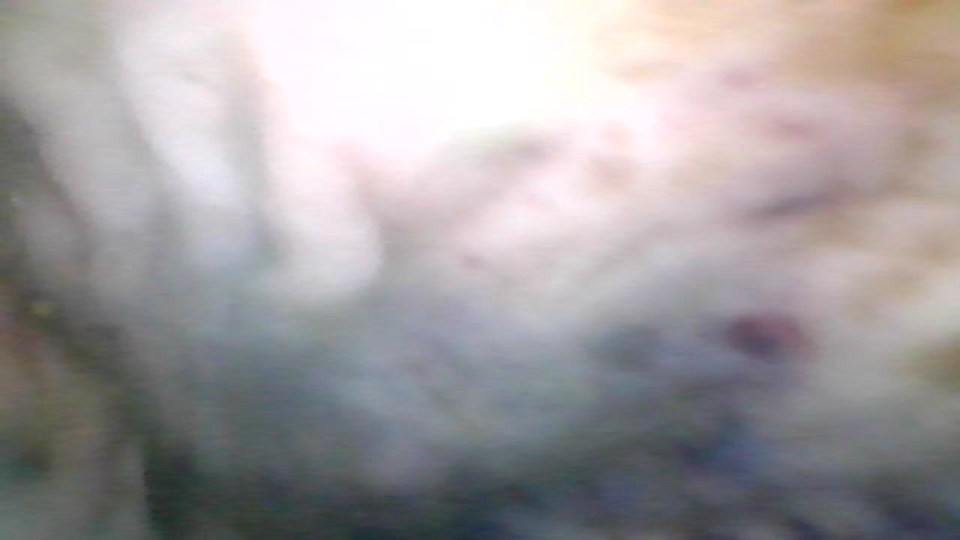
#> input picture no/2020_02_04_10_30_25.png, 1920 x 1080 px, given as the content of the folder yes, which was not available (shown at 1/2 size)
$ python main.py
#> lines starting #> are read from the running program, lines starting #| are printed output that depends on the picture; long printed decimals are rounded; pictures that were not available may be replaced by others from this repository, and a replacement may not be noted
from math import sqrt
from PIL import Image
import os
from contextlib import redirect_stdout
import tensorflow as tf
from random import choice
eps = 15
min_col = 50
max_col = 650
borders = range(min_col, max_col)


def test(arr, total, mode):
    p = 100.00
    ans = {}
    for e in arr:
        curr = e[0] / total * 100
        if mode == "RGBA":
            col = (e[1][0], e[1][1], e[1][2])
        else:
            col = e[1]
        ans[col] = str(round(curr, 3)) + " %"
        p -= curr

    if p >= 0.001:
        ans["other"] = str(p) + " %"

    for e in ans.items():
        print(e)


def diff(arr):
    ans = []
    n = len(arr)
    for i in range(n - 1):
        for j in range(i + 1, n):
            f, s = arr[i][1], arr[j][1]
            ans.append(sqrt(pow(f[0] - s[0], 2) + pow(f[1] - s[1], 2) + pow(f[2] - s[2], 2)))
    return ans


def distance(img):
    img = img.convert('P', palette=Image.ADAPTIVE, colors=eps).convert("RGB")
    colors = Image.Image.getcolors(img)
    # [12 lines of commented-out code are left out]

    return sorted(diff(colors))


folds = ['yes', 'no']
for d in folds:
    num = 0
    path_arr = []
    for path in os.listdir(d):
        full_path = os.path.join(d, path)
        if os.path.isfile(full_path):
            path_arr.append(full_path)
            num += 1

    most = []
    # [9 lines of commented-out code are left out]

    file = []
    max_min = -9999999999.0
    max_max = -9999999999.0
    max_avg = -9999999999.0
    cnt1, cnt2 = 0, 0

    for path in path_arr:
        img = Image.open(path, 'r')
#> img is the input picture: PIL image 1920x1080 RGB; mean R, G, B 162.3, 158, 159.8
        orig = distance(img)
#> in distance, `img = img.convert('P', palette=Image.ADAPTIVE, colors=eps).convert("RG..`:
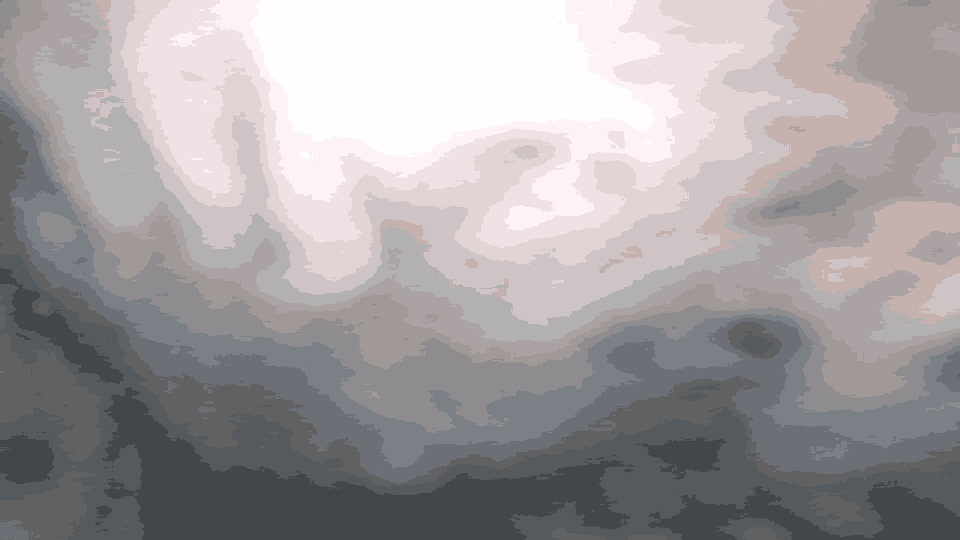
#> img: PIL image 1920x1080 RGB (shown at 1/2 size); mean R, G, B 162.7, 158.6, 160.4
#> in distance, `colors = Image.Image.getcolors(img)`: colors = 15 items
#> in diff, `n = len(arr)`: n = 15
#> after the loop in diff, `for i in range(n - 1):`: ans = 105 values, max 317.6 at index 77, min 14.56 at index 84, mean 120.5
#> orig = 105 values from 14.56 to 317.6
        most = []
        file.append(path)
        file.append('')
        # for s in range(120, 180, 5):
        r, g, b = img.split()
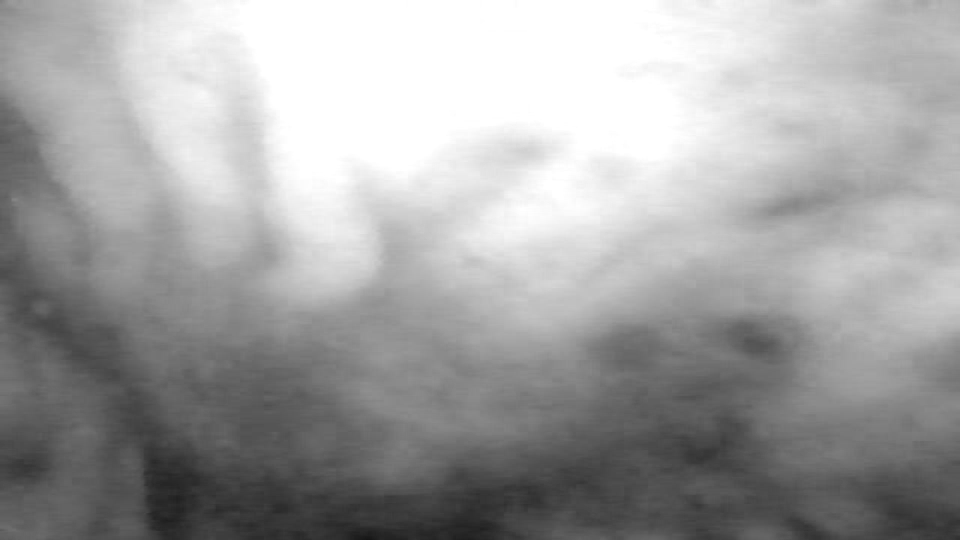
#> r: PIL image 1920x1080 L (shown at 1/2 size); min 20, max 255, mean 162.3
        j = 1.45
        r = r.point(lambda i: i * j)
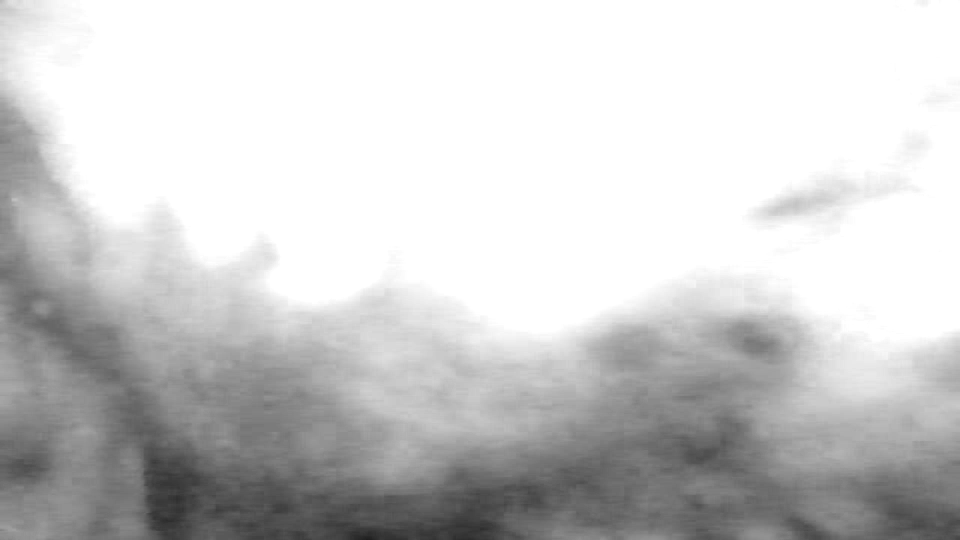
#> r: PIL image 1920x1080 L (shown at 1/2 size); min 29, max 255, mean 204.7
        g = g.point(lambda i: i * j)
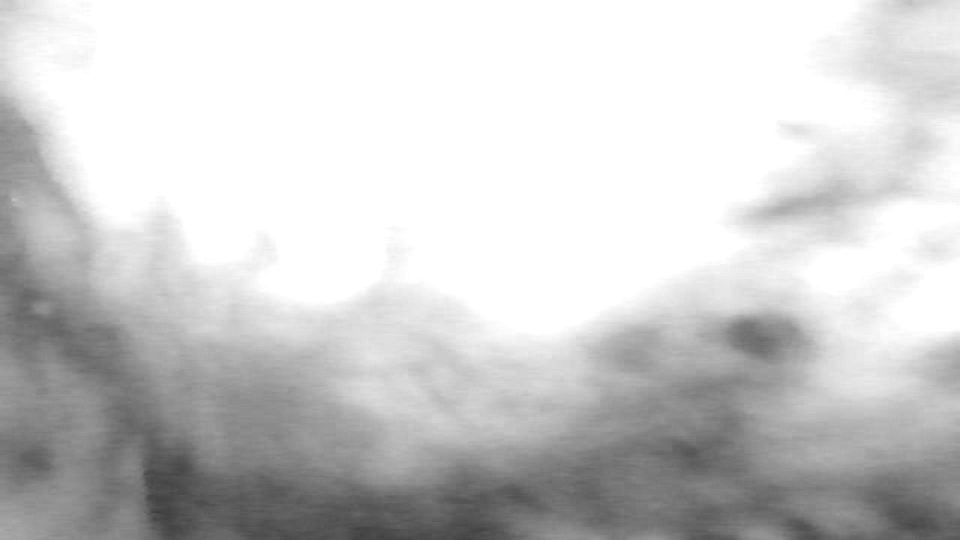
#> g: PIL image 1920x1080 L (shown at 1/2 size); min 61, max 255, mean 205.3
        b = b.point(lambda i: i * j)
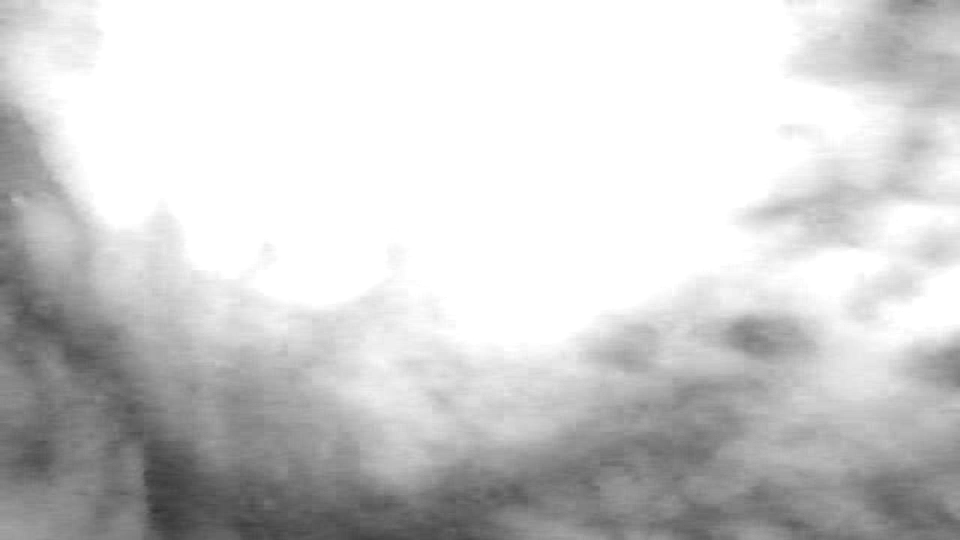
#> b: PIL image 1920x1080 L (shown at 1/2 size); min 48, max 255, mean 206.9
        result = Image.merge('RGB', (r, g, b))
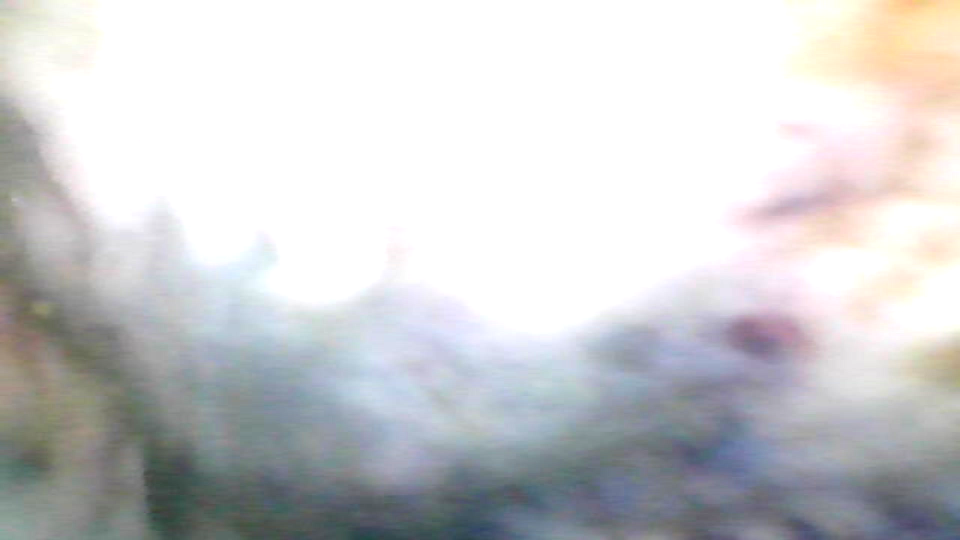
#> result: PIL image 1920x1080 RGB (shown at 1/2 size); mean R, G, B 204.7, 205.3, 206.9
        new = distance(result)
#> in distance (call 2), `img = img.convert('P', palette=Image.ADAPTIVE, colors=eps).convert("RG..`:
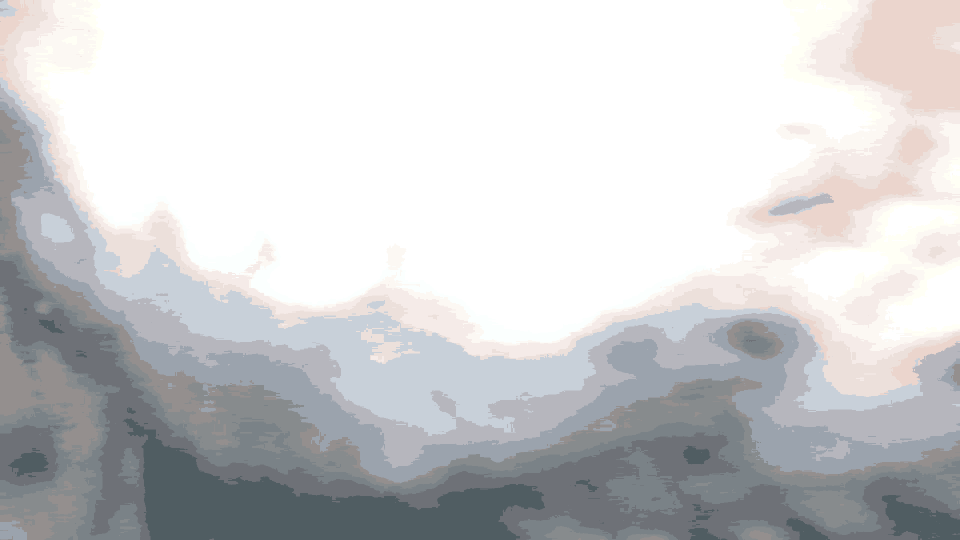
#> img: PIL image 1920x1080 RGB (shown at 1/2 size); mean R, G, B 205, 205.5, 207.2
#> new = 105 values from 4.12 to 285.5

        omin, omax, oavg = min(orig), max(orig), sum(orig) / len(orig)
#> omin = 14.56; omax = 317.6; oavg = 120.5
        nmin, nmax, navg = min(new), max(new), sum(new) / len(new)
#> nmin = 4.12; nmax = 285.5; navg = 116.2
        labs, rabs, aabs = abs(omin - nmin), abs(omax - nmax), abs(oavg - navg)
#> labs = 10.44; rabs = 32.12; aabs = 4.24
        max_min, max_max, max_avg = max(max_min, labs), max(max_max, rabs), max(max_avg, aabs)
#> max_min = 10.44; max_max = 32.12; max_avg = 4.24
        if labs >= 7.5: cnt1 += 1
        if labs >= 9.0: cnt2 += 1

        file.append('rgb shift: ' + str(j))
        file.append('orig min, max, mid: ' + str(omin) + ' ; ' + str(omax) + ' ; ' + str(oavg))
        file.append('new min, max, mid: ' + str(nmin) + ' ; ' + str(nmax) + ' ; ' + str(navg))
        file.append('abs min max, mid: ' + str(labs) + ' ; ' + str(rabs) + ' ; ' + str(aabs))
        file.append(120 * '-')

    with open(d + '.txt', 'w') as f:
        with redirect_stdout(f):
            for line in file:
                print(line)
#> this loop made 7 passes
#> line on passes 1 to 3: 'yes/2020_02_04_10_30_25.png', '', 'rgb shift: 1.45'

    print(d)
    print(max_min, max_max, max_avg)
#| 10.437 32.125 4.238
    print(cnt2, cnt1)
    print(num, '\n')
